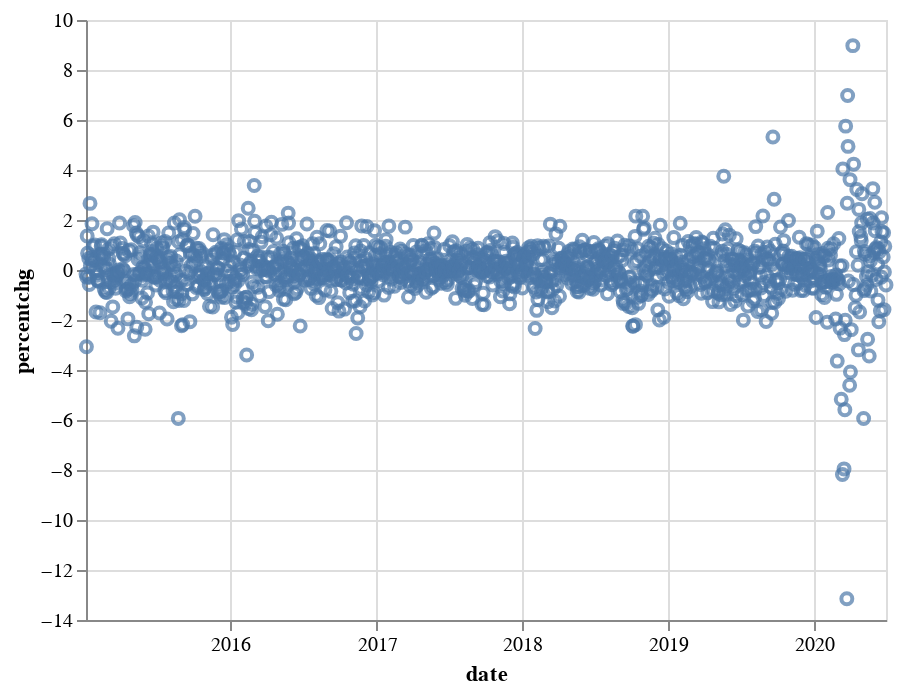

Notebook cell for this chart:
### Code cell
altdata_closepercentchg2 = boolean_shock(2, bse_data, 'close')
altdata_closepercentchg2.reset_index(inplace=True)
altdata_closepercentchg2.rename(columns={list(altdata_closepercentchg2)[0]:'date'}, inplace=True)
alt.Chart(altdata_closepercentchg2).mark_point().encode(
    x='date',
    y='percentchg'
)

### Figure 1 — Vega-Lite specification as saved in the notebook (floating-point values rounded to 4 significant figures; data arrays with more than 128 entries replaced by an {"elided": "..."} marker saying what was removed)
{"config": {"view": {"continuousWidth": 400, "continuousHeight": 300}}, "data": {"name": "data-090a482f78e4f7b4692d37929aba1c5c"}, "mark": "point", "encoding": {"x": {"field": "date", "type": "temporal"}, "y": {"field": "percentchg", "type": "quantitative"}}, "$schema": "https://vega.github.io/schema/vega-lite/v4.17.0.json", "datasets": {"data-090a482f78e4f7b4692d37929aba1c5c": {"elided": "1344 records"}}}
